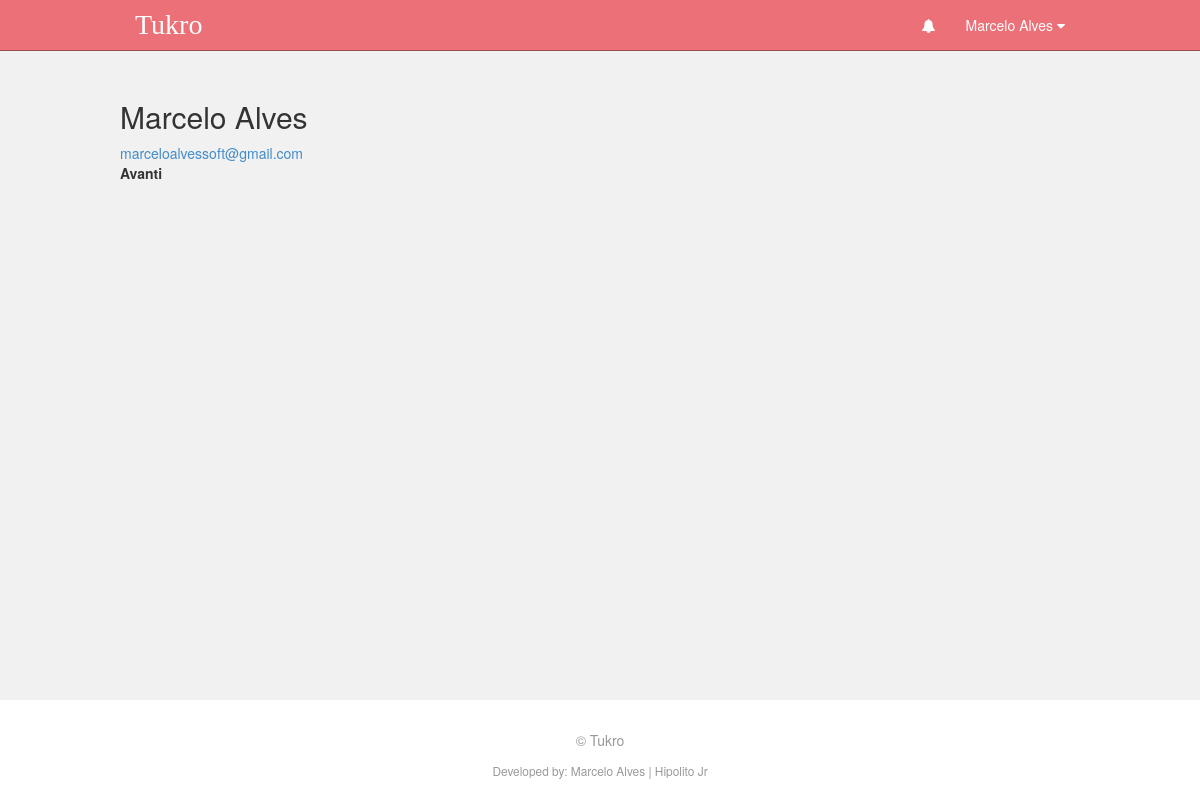
Screenshot of /perfil/3 (signed in) with the database file from the repository.
### perfis/models.py (models this page shows, shortened)
class Perfil(models.Model):
    nome = models.CharField(max_length=255, null=False)
    telefone = models.CharField(max_length=15, null=False)
    nome_empresa =  models.CharField(max_length=255, null=False)
    contatos = models.ManyToManyField('self')
    usuario = models.OneToOneField(User, related_name="perfil",
    on_delete = models.CASCADE)
    @property
    def email(self):
        return self.usuario.email

### perfis/views.py (the view)
# urls.py: path('perfil/<int:perfil_id>', views.exibir_perfil, name='exibir'),
@login_required
def exibir_perfil(request, perfil_id):
    perfil = Perfil.objects.get(id=perfil_id)
    return render(request, 'perfil.html',
                  {'perfil': perfil})

### perfis/templates/perfil.html (shortened to what this page needs)
{% extends 'base.html' %}
{% block body %}
    <div class="col-lg-12">
        <h2 style="margin-top: 0px">{{ perfil.nome }}</h2>
        <address>
            <a href="mailto:{{ perfil.email }}">{{ perfil.email }}</a>
            <br>
            <strong>{{ perfil.nome_empresa }}</strong>
        </address>
    </div>
{% endblock %}

### perfis/templates/base.html (shortened to what this page needs)
{% load staticfiles %}
<!doctype html>
<html lang="pt-br">
<head>
    <link rel="stylesheet" href="{% static 'styles/bootstrap.css' %}">
    <link rel="stylesheet" href="{% static 'fonts/fontawesome/css/font-awesome.min.css' %}">
    <link rel="stylesheet" href="{% static 'styles/main.css' %}">
</head>
<body>
<nav class="navbar navbar-default navbar-fixed-top">
    <div class="container-fluid">
        <div class="navbar-header">
            <a class="navbar-brand" href="{% url 'index' %}">Tukro</a>
        </div>
        <div class="collapse navbar-collapse" id="bs-example-navbar-collapse-1">
            {% if user.is_authenticated %}
                <ul class="nav navbar-nav navbar-nav-tukro navbar-right">
                    <li><a href="#"><i class="fa fa-bell"></i></a></li>
                    <li class="dropdown">
                        <a href="#" class="dropdown-toggle" data-toggle="dropdown" role="button" aria-haspopup="true"
                           aria-expanded="false">{{ user.perfil.nome }} <span class="fa fa-caret-down"></span></a>
                    </li>
                </ul>
            {% endif %}
        </div>
    </div>
</nav>
<div class="container-fluid">
    <div class="row content">
        {% block body %}
        {% endblock %}
    </div>
</div>
<footer class="footer">
      <div class="container">
        <p class="text-muted"> &copy Tukro</p>
        <small class="text-muted text-right">Developed by: Marcelo Alves | Hipolito Jr</small>
      </div>
    </footer>
</body>
</html>

### perfis/static/styles/main.css (style rules this page uses)
body { padding-top: 100px; padding-bottom: 20px; background-color: rgba(16, 18, 7, 0.06); }
.navbar-brand { font-family: tukroFont; font-size: 2em; color: white !important; }
.navbar-default { background-color: #EB7077; border-color: #9C4A4F; }
.navbar-default .navbar-brand { color: #9C4A4F; }
.navbar-default .navbar-collapse, .navbar-default .navbar-form { border-color: #9C4A4F; }
.navbar-default .navbar-nav > li > a { color: #fff; }
.dropdown-toggle { background-color: transparent !important; color: white !important; }
.container-fluid { margin: 0px 10% 0px 10%; }
footer { position: fixed; height: 100px; bottom: 0; width: 100%; background-color: white; text-align: center; padding-top: 30px; }

### rows the page displays
Perfil: nome "Marcelo Alves", email "marceloalvessoft@gmail.com", nome_empresa "Avanti"

### other values shown
{{ user.perfil.nome }} "Marcelo Alves"
